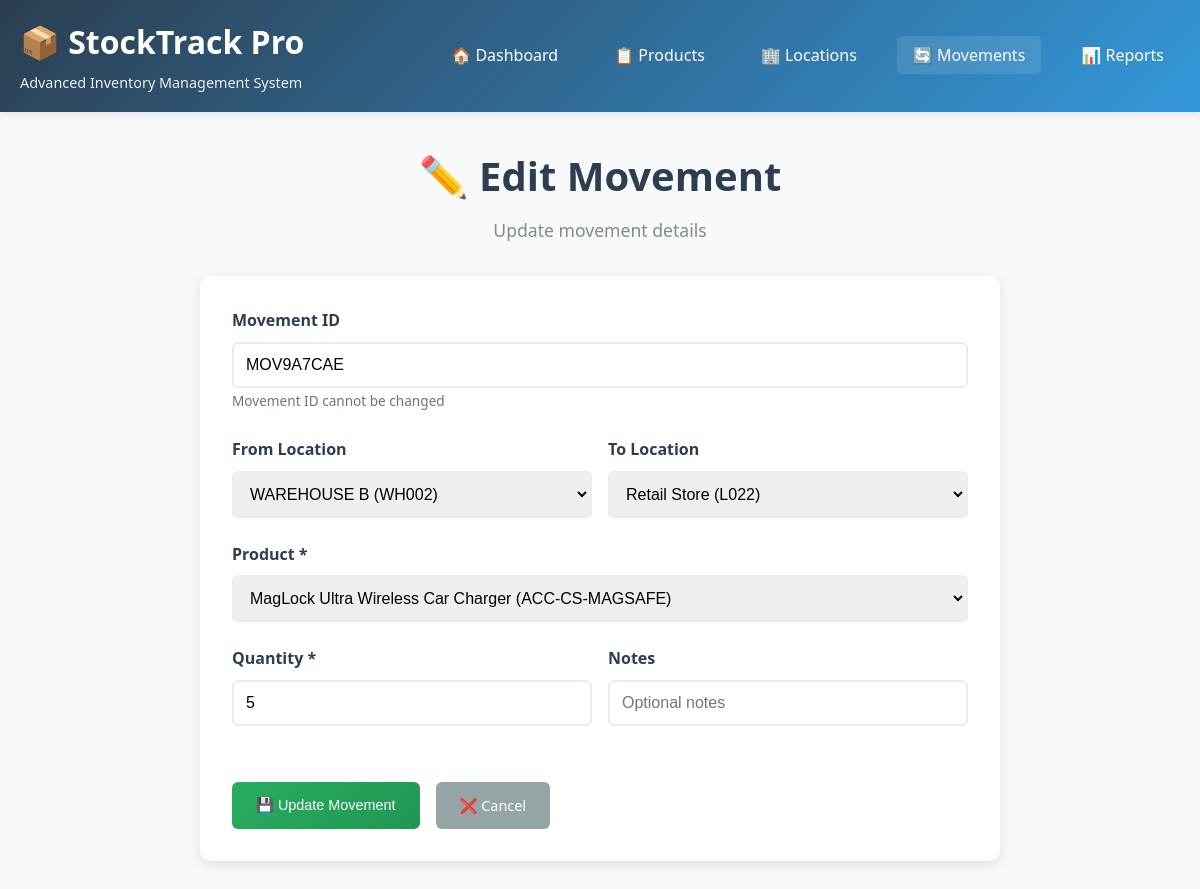
The app's page /movements/edit/MOV9A7CAE with its own data.
### tables this page shows
CREATE TABLE product_movements
                    (movement_id TEXT PRIMARY KEY, timestamp TEXT, from_location TEXT,
                     to_location TEXT, product_id TEXT, quantity INTEGER, notes TEXT);

CREATE TABLE locations
                    (location_id TEXT PRIMARY KEY, location_name TEXT NOT NULL, address TEXT, capacity INTEGER);

CREATE TABLE products
                    (product_id TEXT PRIMARY KEY, product_name TEXT NOT NULL, description TEXT);

### run.py (the view, shortened to what this page needs)
@app.route('/movements/edit/<movement_id>', methods=['GET', 'POST'])
def edit_movement(movement_id):
    conn = get_db_connection()
    movement = conn.execute('''
        SELECT pm.*, p.product_name,
               fl.location_name as from_location_name,
               tl.location_name as to_location_name
        FROM product_movements pm
        LEFT JOIN products p ON pm.product_id = p.product_id
        LEFT JOIN locations fl ON pm.from_location = fl.location_id
        LEFT JOIN locations tl ON pm.to_location = tl.location_id
        WHERE pm.movement_id = ?
    ''', (movement_id,)).fetchone()
    products = conn.execute('SELECT * FROM products ORDER BY product_name').fetchall()
    locations = conn.execute('SELECT * FROM locations ORDER BY location_name').fetchall()
    conn.close()
    if not movement:
        flash('❌ Movement not found!', 'error')
        return redirect(url_for('movements_list'))
    return render_template('movements/edit.html', movement=movement, products=products, locations=locations)

### run.py (called while the page is built)
def get_db_connection():
    conn = sqlite3.connect('stocktrack.db')
    conn.row_factory = sqlite3.Row
    return conn

### templates/movements/edit.html (shortened to what this page needs)
{% extends "layout.html" %}
{% block content %}
<div class="page-header">
    <h2>✏️ Edit Movement</h2>
    <p>Update movement details</p>
</div>
<div class="form-container">
    <form method="POST" class="movement-form">
        <div class="form-group">
            <label for="movement_id">Movement ID</label>
            <input type="text" id="movement_id" name="movement_id" class="form-control"
                   value="{{ movement.movement_id }}" readonly>
            <small class="form-text">Movement ID cannot be changed</small>
        </div>
        <div class="form-row">
            <div class="form-group">
                <label for="from_location">From Location</label>
                <select id="from_location" name="from_location" class="form-control">
                    {% for location in locations %}
                    <option value="{{ location.location_id }}" {% if movement.from_location == location.location_id %}selected{% endif %}>
                        {{ location.location_name }} ({{ location.location_id }})
                    </option>
                    {% endfor %}
                </select>
            </div>
            <div class="form-group">
                <label for="to_location">To Location</label>
                <select id="to_location" name="to_location" class="form-control">
                    {% for location in locations %}
                    <option value="{{ location.location_id }}" {% if movement.to_location == location.location_id %}selected{% endif %}>
                        {{ location.location_name }} ({{ location.location_id }})
                    </option>
                    {% endfor %}
                </select>
            </div>
        </div>
        <div class="form-group">
            <label for="product_id">Product *</label>
            <select id="product_id" name="product_id" class="form-control" required>
                {% for product in products %}
                <option value="{{ product.product_id }}" {% if movement.product_id == product.product_id %}selected{% endif %}>
                    {{ product.product_name }} ({{ product.product_id }})
                </option>
                {% endfor %}
            </select>
        </div>
        <div class="form-row">
            <div class="form-group">
                <label for="quantity">Quantity *</label>
                <input type="number" id="quantity" name="quantity" class="form-control"
                       value="{{ movement.quantity }}" min="1" required>
            </div>
            <div class="form-group">
                <label for="notes">Notes</label>
                <input type="text" id="notes" name="notes" class="form-control"
                       value="{{ movement.notes or '' }}" placeholder="Optional notes">
            </div>
        </div>
        <div class="form-actions">
            <button type="submit" class="btn btn-success">💾 Update Movement</button>
            <a href="{{ url_for('movements_list') }}" class="btn btn-secondary">❌ Cancel</a>
        </div>
    </form>
</div>
{% endblock %}

### static/css/main.css (style rules this page uses)
* { margin: 0; padding: 0; box-sizing: border-box; }
body { font-family: 'Segoe UI', Tahoma, Geneva, Verdana, sans-serif; line-height: 1.6; color: #2c3e50; background-color: #f8f9fa; }
.btn { display: inline-block; padding: 0.75rem 1.5rem; border-radius: 6px; text-decoration: none; font-weight: 500; transition: all 0.3s ease; border: none; cursor: pointer; font-size: 0.9rem; }
.btn-success { background: linear-gradient(135deg, #27ae60 0%, #219653 100%); color: white; }
.btn-secondary { background: #95a5a6; color: white; }
.form-container { background: white; padding: 2rem; border-radius: 10px; box-shadow: 0 4px 15px rgba(0,0,0,0.1); max-width: 800px; margin: 0 auto; }
.form-group { margin-bottom: 1.5rem; }
.form-group label { display: block; margin-bottom: 0.5rem; font-weight: 600; color: #2c3e50; }
.form-control { width: 100%; padding: 0.75rem; border: 2px solid #e9ecef; border-radius: 6px; font-size: 1rem; transition: all 0.3s ease; }
.form-text { font-size: 0.85rem; color: #6c757d; margin-top: 0.25rem; }
.form-row { display: grid; grid-template-columns: 1fr 1fr; gap: 1rem; }
.form-actions { display: flex; gap: 1rem; margin-top: 2rem; }
.page-header { text-align: center; margin-bottom: 2rem; }
.page-header h2 { font-size: 2.5rem; color: #2c3e50; margin-bottom: 0.5rem; }
.page-header p { font-size: 1.1rem; color: #7f8c8d; }

### records on screen
product_movements: movement_id "MOV9A7CAE", from_location "WAREHOUSE B (WH002)", to_location "Retail Store (L022)", product_id "MagLock Ultra Wireless Car Charger (ACC-CS-MAGSAFE)", quantity "5"
